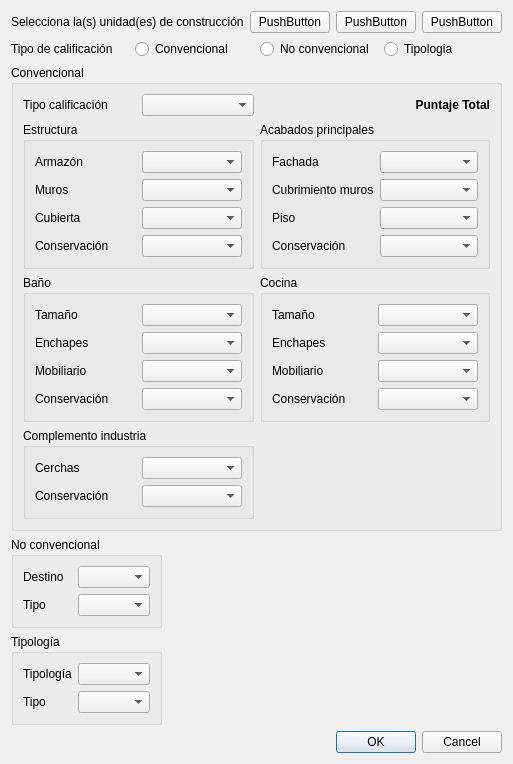
<?xml version="1.0" encoding="UTF-8"?>
<ui version="4.0">
 <class>dlg_building_unit_calification</class>
 <widget class="QDialog" name="dlg_building_unit_calification">
  <property name="geometry">
   <rect>
    <x>0</x>
    <y>0</y>
    <width>438</width>
    <height>617</height>
   </rect>
  </property>
  <property name="windowTitle">
   <string>Calificación de unidades de construcción</string>
  </property>
  <layout class="QGridLayout" name="gridLayout_10">
   <item row="0" column="0" colspan="2">
    <layout class="QGridLayout" name="gridLayout_9">
     <item row="0" column="0">
      <widget class="QLabel" name="lbl_seleccione_unidad">
       <property name="text">
        <string>Selecciona la(s) unidad(es) de construcción</string>
       </property>
      </widget>
     </item>
     <item row="0" column="1">
      <layout class="QHBoxLayout" name="horizontalLayout_3">
       <item>
        <widget class="QPushButton" name="pushButton">
         <property name="text">
          <string>PushButton</string>
         </property>
        </widget>
       </item>
       <item>
        <widget class="QPushButton" name="pushButton_2">
         <property name="text">
          <string>PushButton</string>
         </property>
        </widget>
       </item>
       <item>
        <widget class="QPushButton" name="pushButton_3">
         <property name="text">
          <string>PushButton</string>
         </property>
        </widget>
       </item>
      </layout>
     </item>
    </layout>
   </item>
   <item row="1" column="0" colspan="2">
    <layout class="QHBoxLayout" name="horizontalLayout_2">
     <item>
      <widget class="QLabel" name="lbl_tipo_calificacion">
       <property name="text">
        <string>Tipo de calificación</string>
       </property>
      </widget>
     </item>
     <item>
      <widget class="QRadioButton" name="rbu_convencional">
       <property name="text">
        <string>Convencional</string>
       </property>
      </widget>
     </item>
     <item>
      <widget class="QRadioButton" name="rbu_no_convencional">
       <property name="text">
        <string>No convencional</string>
       </property>
      </widget>
     </item>
     <item>
      <widget class="QRadioButton" name="rbu_tipologia">
       <property name="text">
        <string>Tipologia</string>
       </property>
      </widget>
     </item>
    </layout>
   </item>
   <item row="2" column="0" colspan="2">
    <widget class="QGroupBox" name="grb_convencional">
     <property name="title">
      <string>Convencional</string>
     </property>
     <layout class="QGridLayout" name="gridLayout_6">
      <item row="0" column="0">
       <layout class="QHBoxLayout" name="horizontalLayout">
        <item>
         <widget class="QLabel" name="lbl_tipo_calificar_convencional">
          <property name="text">
           <string>Tipo calificación</string>
          </property>
         </widget>
        </item>
        <item>
         <widget class="QComboBox" name="cbo_tipo_calificar_convencional"/>
        </item>
       </layout>
      </item>
      <item row="1" column="0">
       <widget class="QGroupBox" name="grb_estructura">
        <property name="title">
         <string>Estructura</string>
        </property>
        <layout class="QGridLayout" name="gridLayout">
         <item row="0" column="0">
          <widget class="QLabel" name="lbl_armazon">
           <property name="text">
            <string>Armazón</string>
           </property>
          </widget>
         </item>
         <item row="0" column="1">
          <widget class="QComboBox" name="cbo_armazon"/>
         </item>
         <item row="1" column="0">
          <widget class="QLabel" name="lbl_muros">
           <property name="text">
            <string>Muros</string>
           </property>
          </widget>
         </item>
         <item row="1" column="1">
          <widget class="QComboBox" name="cbo_muros"/>
         </item>
         <item row="2" column="0">
          <widget class="QLabel" name="lbl_cubierta">
           <property name="text">
            <string>Cubierta</string>
           </property>
          </widget>
         </item>
         <item row="2" column="1">
          <widget class="QComboBox" name="cbo_cubierta"/>
         </item>
         <item row="3" column="0">
          <widget class="QLabel" name="lbl_conservacion_estructura">
           <property name="text">
            <string>Conservación</string>
           </property>
          </widget>
         </item>
         <item row="3" column="1">
          <widget class="QComboBox" name="cbo_conservacion_estructura"/>
         </item>
        </layout>
       </widget>
      </item>
      <item row="1" column="1">
       <widget class="QGroupBox" name="grb_acabados_principales">
        <property name="title">
         <string>Acabados principales</string>
        </property>
        <layout class="QGridLayout" name="gridLayout_2">
         <item row="0" column="0">
          <widget class="QLabel" name="lbl_fachada">
           <property name="text">
            <string>Fachada</string>
           </property>
          </widget>
         </item>
         <item row="0" column="1">
          <widget class="QComboBox" name="cbo_fachada"/>
         </item>
         <item row="1" column="0">
          <widget class="QLabel" name="lbl_cubrimiento_muros">
           <property name="text">
            <string>Cubrimiento muros</string>
           </property>
          </widget>
         </item>
         <item row="1" column="1">
          <widget class="QComboBox" name="cbo_cubrimiento_muros"/>
         </item>
         <item row="2" column="0">
          <widget class="QLabel" name="lbl_piso">
           <property name="text">
            <string>Piso</string>
           </property>
          </widget>
         </item>
         <item row="2" column="1">
          <widget class="QComboBox" name="cbo_piso"/>
         </item>
         <item row="3" column="0">
          <widget class="QLabel" name="lbl_conservacion_acabados">
           <property name="text">
            <string>Conservación</string>
           </property>
          </widget>
         </item>
         <item row="3" column="1">
          <widget class="QComboBox" name="cbo_conservacion_acabados"/>
         </item>
        </layout>
       </widget>
      </item>
      <item row="2" column="0">
       <widget class="QGroupBox" name="grb_bano">
        <property name="title">
         <string>Baño</string>
        </property>
        <layout class="QGridLayout" name="gridLayout_4">
         <item row="0" column="0">
          <widget class="QLabel" name="lbl_tamano_bano">
           <property name="text">
            <string>Tamaño</string>
           </property>
          </widget>
         </item>
         <item row="0" column="1">
          <widget class="QComboBox" name="cbo_tamano_bano"/>
         </item>
         <item row="1" column="0">
          <widget class="QLabel" name="lbl_enchapes_bano">
           <property name="text">
            <string>Enchapes</string>
           </property>
          </widget>
         </item>
         <item row="1" column="1">
          <widget class="QComboBox" name="cbo_enchapes_bano"/>
         </item>
         <item row="2" column="0">
          <widget class="QLabel" name="lbl_mobiliario_bano">
           <property name="text">
            <string>Mobiliario</string>
           </property>
          </widget>
         </item>
         <item row="2" column="1">
          <widget class="QComboBox" name="cbo_mobiliario_bano"/>
         </item>
         <item row="3" column="0">
          <widget class="QLabel" name="lbl_conservacion_bano">
           <property name="text">
            <string>Conservación</string>
           </property>
          </widget>
         </item>
         <item row="3" column="1">
          <widget class="QComboBox" name="cbo_conservacion_bano"/>
         </item>
        </layout>
       </widget>
      </item>
      <item row="2" column="1">
       <widget class="QGroupBox" name="grb_cocina">
        <property name="title">
         <string>Cocina</string>
        </property>
        <layout class="QGridLayout" name="gridLayout_3">
         <item row="0" column="0">
          <widget class="QLabel" name="lbl_tamano_cocina">
           <property name="text">
            <string>Tamaño</string>
           </property>
          </widget>
         </item>
         <item row="0" column="1">
          <widget class="QComboBox" name="cbo_tamano_cocina"/>
         </item>
         <item row="1" column="0">
          <widget class="QLabel" name="lbl_enchapes_cocina">
           <property name="text">
            <string>Enchapes</string>
           </property>
          </widget>
         </item>
         <item row="1" column="1">
          <widget class="QComboBox" name="cbo_enchapes_cocina"/>
         </item>
         <item row="2" column="0">
          <widget class="QLabel" name="lbl_mobiliario_cocina">
           <property name="text">
            <string>Mobiliario</string>
           </property>
          </widget>
         </item>
         <item row="2" column="1">
          <widget class="QComboBox" name="cbo_mobiliario_cocina"/>
         </item>
         <item row="3" column="0">
          <widget class="QLabel" name="lbl_conservacion_cocina">
           <property name="text">
            <string>Conservación</string>
           </property>
          </widget>
         </item>
         <item row="3" column="1">
          <widget class="QComboBox" name="cbo_conservacion_cocina"/>
         </item>
        </layout>
       </widget>
      </item>
      <item row="3" column="0">
       <widget class="QGroupBox" name="grb_bano_2">
        <property name="title">
         <string>Complemento industria</string>
        </property>
        <layout class="QGridLayout" name="gridLayout_5">
         <item row="0" column="0">
          <widget class="QLabel" name="lbl_cerchas">
           <property name="text">
            <string>Cerchas</string>
           </property>
          </widget>
         </item>
         <item row="0" column="1">
          <widget class="QComboBox" name="cbo_cerchas"/>
         </item>
         <item row="1" column="1">
          <widget class="QComboBox" name="cbo_conservacion_industria"/>
         </item>
         <item row="1" column="0">
          <widget class="QLabel" name="lbl_conservacion_industria">
           <property name="text">
            <string>Conservación</string>
           </property>
          </widget>
         </item>
        </layout>
       </widget>
      </item>
      <item row="0" column="1">
       <widget class="QLabel" name="lbl_puntaje">
        <property name="font">
         <font>
          <weight>75</weight>
          <bold>true</bold>
         </font>
        </property>
        <property name="text">
         <string>Puntaje Total</string>
        </property>
        <property name="alignment">
         <set>Qt::AlignRight|Qt::AlignTrailing|Qt::AlignVCenter</set>
        </property>
       </widget>
      </item>
     </layout>
    </widget>
   </item>
   <item row="3" column="0">
    <widget class="QGroupBox" name="grb_no_convencional">
     <property name="title">
      <string>No convencional</string>
     </property>
     <layout class="QGridLayout" name="gridLayout_7">
      <item row="0" column="0">
       <widget class="QLabel" name="lbl_destino">
        <property name="text">
         <string>Destino</string>
        </property>
       </widget>
      </item>
      <item row="0" column="1">
       <widget class="QComboBox" name="cbo_destino"/>
      </item>
      <item row="1" column="0">
       <widget class="QLabel" name="lbl_tipo_destino">
        <property name="text">
         <string>Tipo</string>
        </property>
       </widget>
      </item>
      <item row="1" column="1">
       <widget class="QComboBox" name="cbo_tipo_destino"/>
      </item>
     </layout>
    </widget>
   </item>
   <item row="4" column="0">
    <widget class="QGroupBox" name="grb_tipologia">
     <property name="title">
      <string>Tipología</string>
     </property>
     <layout class="QGridLayout" name="gridLayout_8">
      <item row="0" column="0">
       <widget class="QLabel" name="lbl_tipologia">
        <property name="text">
         <string>Tipología</string>
        </property>
       </widget>
      </item>
      <item row="0" column="1">
       <widget class="QComboBox" name="cbo_tipologia"/>
      </item>
      <item row="1" column="0">
       <widget class="QLabel" name="lbl_tipo_tipologia">
        <property name="text">
         <string>Tipo</string>
        </property>
       </widget>
      </item>
      <item row="1" column="1">
       <widget class="QComboBox" name="cbo_tipo_tipologia"/>
      </item>
     </layout>
    </widget>
   </item>
   <item row="5" column="1">
    <widget class="QDialogButtonBox" name="buttonBox">
     <property name="orientation">
      <enum>Qt::Horizontal</enum>
     </property>
     <property name="standardButtons">
      <set>QDialogButtonBox::Cancel|QDialogButtonBox::Ok</set>
     </property>
    </widget>
   </item>
  </layout>
 </widget>
 <resources/>
 <connections>
  <connection>
   <sender>buttonBox</sender>
   <signal>accepted()</signal>
   <receiver>dlg_building_unit_calification</receiver>
   <slot>accept()</slot>
   <hints>
    <hint type="sourcelabel">
     <x>248</x>
     <y>254</y>
    </hint>
    <hint type="destinationlabel">
     <x>157</x>
     <y>274</y>
    </hint>
   </hints>
  </connection>
  <connection>
   <sender>buttonBox</sender>
   <signal>rejected()</signal>
   <receiver>dlg_building_unit_calification</receiver>
   <slot>reject()</slot>
   <hints>
    <hint type="sourcelabel">
     <x>316</x>
     <y>260</y>
    </hint>
    <hint type="destinationlabel">
     <x>286</x>
     <y>274</y>
    </hint>
   </hints>
  </connection>
 </connections>
</ui>
